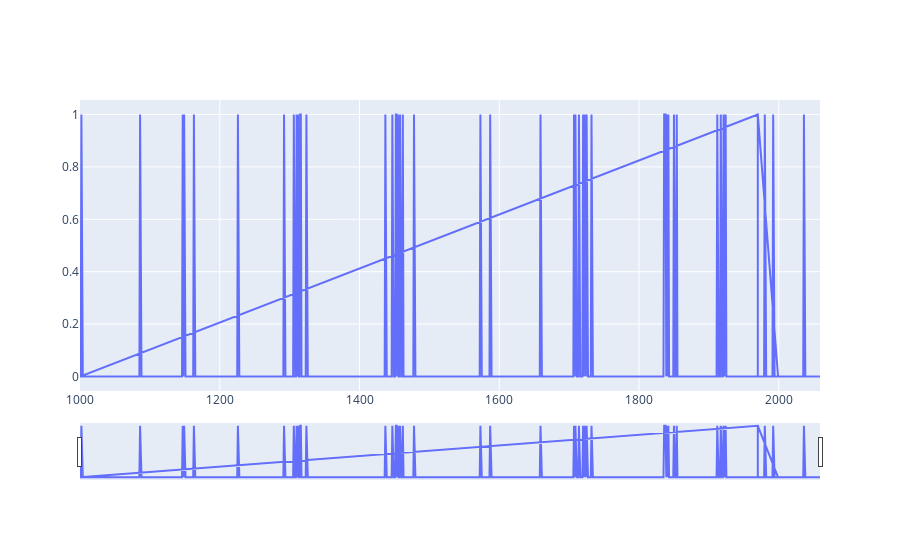

The cell this chart's notebook holds for it:
### Code cell
fig = go.Figure()

# fig.add_trace(go.Scatter(x=list(df_car13.index), y=list(df_car13["P007E"]), name="P007E"))

# fig.add_trace(go.Scatter(x=list(df_car13.index), y=list(df_car13["P007F"]), name="P007F"))

# fig.add_trace(go.Scatter(x=list(df_car13.index), y=list(df_car13["P0078"]), name="P0078"))

fig.add_trace(go.Scatter(x=list(df_car13.index), y=list(df_car13["P0079"]), name="P0079"))

# Add range slider
fig.update_layout(
    xaxis=dict(
        rangeslider=dict(
            visible=True
        ),
        type="date"
    )
)

fig.show()

### Figure 1 — Plotly figure (JSON) as saved in the notebook; plotly's stock layout.template omitted (floating-point values rounded to 4 significant figures; data arrays with more than 128 entries replaced by an {"elided": "..."} marker saying what was removed)
{"data": [{"name": "P0079", "type": "scatter", "x": {"elided": "2060 int values"}, "y": {"elided": "2060 int values"}}], "layout": {"xaxis": {"rangeslider": {"visible": true}, "type": "date"}}}
